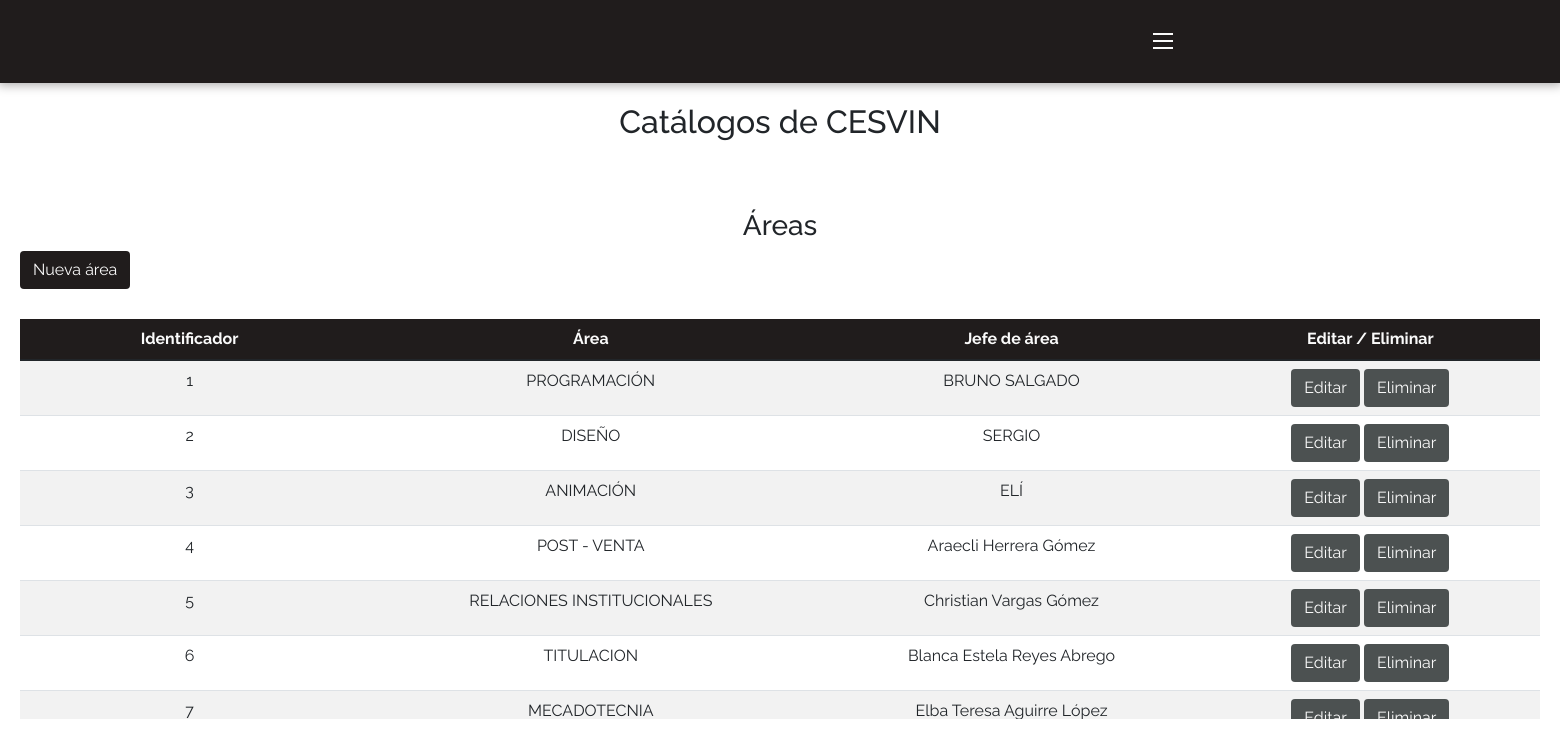
/sections/catalogoCesvin.php (signed in), run on the app's committed database.
### tables this page shows
CREATE TABLE `empresa_area` (
  `id_empresaArea` int(250) NOT NULL,
  `nombre_empresaArea` varchar(200) NOT NULL,
  `empresa_jefeArea` varchar(350) NOT NULL,
  `createdAt` timestamp NOT NULL DEFAULT current_timestamp(),
  `modifiedAt` timestamp NULL DEFAULT NULL ON UPDATE current_timestamp()
);

### php/verify_activeSesson.php (called while the page is built, shortened)
<?php
require 'login_registro.php';
if(isset($_SESSION["idAdmin"])){
  $idAdmin = $_SESSION["idAdmin"];
  $user = mysqli_fetch_assoc(mysqli_query($con, "SELECT * FROM admins WHERE idAdmin = $idAdmin"));
}
?>

### include-views/dynamic-views/catalogoCesvin/areasTable.php (the view)
<?php
$query_areas = "SELECT * FROM empresa_area";
$exec_areas = mysqli_query($con, $query_areas);
while ($areas = mysqli_fetch_assoc($exec_areas)) { ?>
    <tr>
        <td><?php echo $areas['id_empresaArea'] ?></td>
        <td><?php echo $areas['nombre_empresaArea'] ?></td>
        <td><?php echo $areas['empresa_jefeArea'] ?></td>
        <td>
            <a href="cesvin_actions.php?edit_idArea=<?php echo $areas['id_empresaArea'] ?>" class="btn bgLightGray whiteTx">Editar</a href="cesvin_actions.php?edit_idUbicacion=<?php echo $ubicaciones['id_empresaLugar'] ?>">
            <a href="cesvin_actions.php?delete_idArea=<?php echo $areas['id_empresaArea'] ?>" class="btn bgLightGray whiteTx">Eliminar</a href="cesvin_actions.php?edit_idUbicacion=<?php echo $ubicaciones['id_empresaLugar'] ?>">
        </td>
    </tr>
<?php
}
?>

### include-views/template-views/html1.php
<!DOCTYPE html>
<html lang="en">
    <?php require "head.php"; ?>
    <body>
        <?php require "navbar.php"; ?>

### include-views/template-views/head.php (shortened to what this page needs)
<head>
  <link rel="stylesheet" href="https://pro.fontawesome.com/releases/v5.10.0/css/all.css"
 />
  <link href="https://cdn.jsdelivr.net/npm/bootstrap@5.1.3/dist/css/bootstrap.min.css" rel="stylesheet"
>
  <link rel="stylesheet" href="//cdn.jsdelivr.net/npm/alertifyjs@1.13.1/build/css/alertify.min.css" />
  <link rel="stylesheet" href="../css/style.css"/>
</head>

### include-views/template-views/navbar.php (shortened to what this page needs)
<?php
if($user['fk_nivelAdmin'] == 1){?>
<nav id="navHome" class="header__nav boxShadow">
    <div class="header__nav--burger">
        <div class="header__nav--burger-1"></div>
        <div class="header__nav--burger-2"></div>
        <div class="header__nav--burger-3"></div>
    </div>
</nav>
<?php
}
?>

### sections/catalogoCesvin.php (shortened to what this page needs)
<?php require "../php/verify_activeSesson.php" ?>
<?php require "../include-views/template-views/html1.php" ?>
<div class="appBodyContent">
    <h2 class="cTx">Catálogos de CESVIN</h2>
    <div class="space"></div>
    <section class="catCesvin">
        <div class="space"></div>
        <div class="">
            <h3 class="cTx">Áreas</h3>
            <button class="btn bgBlack whiteTx" data-bs-toggle="modal" data-bs-target="#modalArea">Nueva área</button>
            <div class="space"></div>
            <div class="tableContainer">
                <table class="table table-striped table-hover">
                    <thead class="bgBlack">
                        <tr class="whiteTx">
                            <th>Identificador</th>
                            <th>Área</th>
                            <th>Jefe de área</th>
                            <th>Editar / Eliminar</th>
                        </tr>
                    </thead>
                    <tbody>
                        <?php require "../include-views/dynamic-views/catalogoCesvin/areasTable.php" ?>
                    </tbody>
                </table>
            </div>
        </div>
        <div class="space"></div>
    </section>
</div>
<?php require "../include-views/template-views/html2.php" ?>

### include-views/template-views/html2.php (shortened to what this page needs)
    </body>
</html>

### css/style.css (style rules this page uses)
* { margin: 0; padding: 0; scroll-behavior: smooth; font-family: 'Raleway', sans-serif; }
body { max-width: 100%; font-size: 1em; overflow-x: hidden; }
.bgBlack { background-color: #201c1c; }
.bgLightGray { background-color: #4c5151; }
.whiteTx { color: #FAFAFA; }
.cTx { text-align: center; }
.boxShadow { box-shadow: 0 0 10px 2px #aaa8a8; }
.space { padding-top: 30px; }
.header__nav { display: flex; justify-content: space-around; align-items: center; min-height: 8vh; position: sticky; top: 0; z-index: 2; padding: 12px 0; background-color: #201c1c; }
.header__nav .header__nav--burger div { width: 20px; height: 2px; background-color: #FAFAFA; margin: 5px; transition: all 0.3s ease; }
.header__nav .header__nav--burger { display: block; cursor: pointer; }
.appBodyContent { padding: 20px; }
.tableContainer { max-width: 100%; max-height: 400px; overflow: scroll; }
.tableContainer table thead { position: sticky; top: 0; }
.tableContainer table thead tr th { min-width: 200px; text-align: center; }
.tableContainer table tbody tr td { text-align: center; }

### data on the page
empresa_area: id_empresaArea "1", nombre_empresaArea "PROGRAMACIÓN", empresa_jefeArea "BRUNO SALGADO"
empresa_area: id_empresaArea "2", nombre_empresaArea "DISEÑO", empresa_jefeArea "SERGIO"
empresa_area: id_empresaArea "3", nombre_empresaArea "ANIMACIÓN", empresa_jefeArea "ELÍ"
empresa_area: id_empresaArea "4", nombre_empresaArea "POST - VENTA", empresa_jefeArea "Araecli Herrera Gómez"
empresa_area: id_empresaArea "5", nombre_empresaArea "RELACIONES INSTITUCIONALES", empresa_jefeArea "Christian Vargas Gómez"
empresa_area: id_empresaArea "6", nombre_empresaArea "TITULACION", empresa_jefeArea "Blanca Estela Reyes Abrego"
empresa_area: id_empresaArea "7", nombre_empresaArea "MECADOTECNIA", empresa_jefeArea "Elba Teresa Aguirre López"
